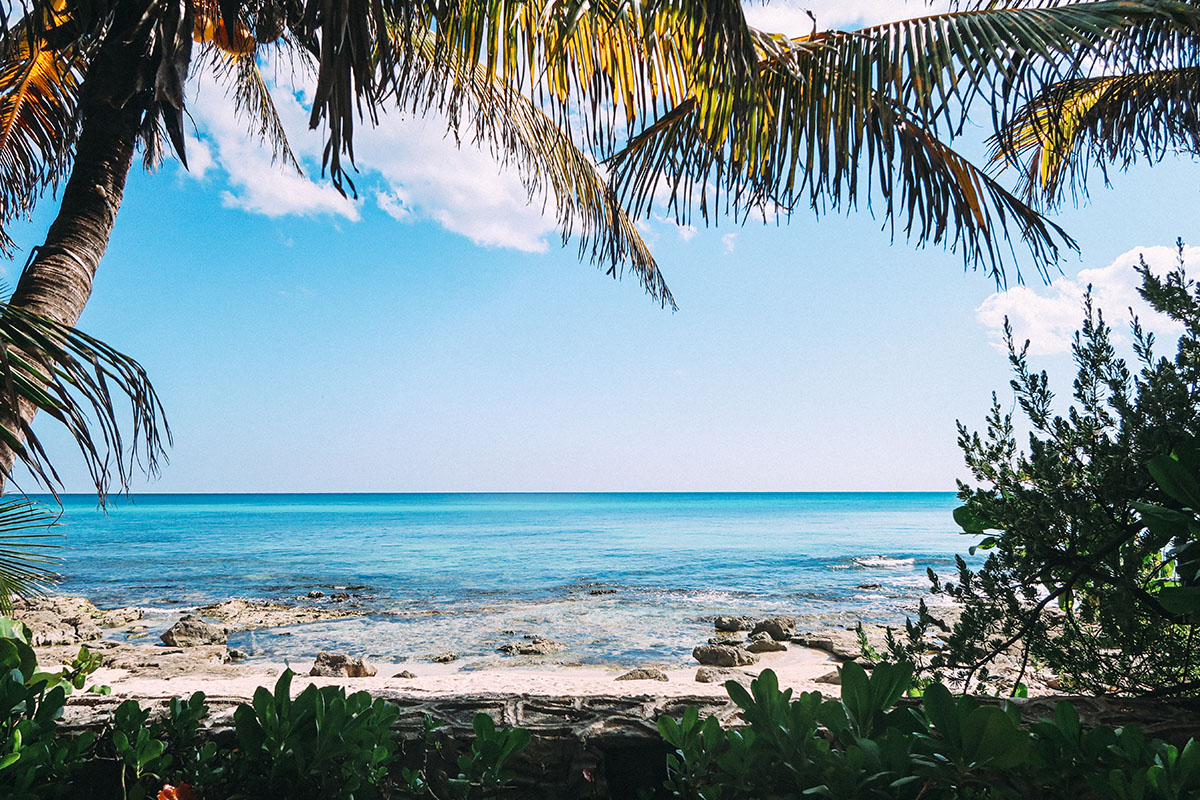
#> input picture M6 - Computer Vision/CV_projects/img/beach.jpg, 1200 x 800 px, found by its file name
$ python ig_filter.py
#> lines starting #> are read from the running program, lines starting #| are printed output that depends on the picture
import cv2
import numpy as np
import matplotlib.pyplot as plt
import os

print("OpenCV: ", cv2.__version__)


# upload

# fileitem = form['filename']
#
# # check if the file has been uploaded
# if fileitem.filename:
#     # strip the leading path from the file name
#     fn = os.path.basename(fileitem.filename)
#
#    # open read and write the file into the server
#     open(fn, 'wb').write(fileitem.file.read())


def imshow(img):
    plt.figure(figsize=(10, 7))
    plt.imshow(img, cmap="gray")
    plt.show()


PATH = "img/beach.jpg"
img = cv2.imread(PATH)
#> img is the input picture: shape (800, 1200, 3); mean B, G, R 151.5, 144.2, 122.5
rgb_img = cv2.cvtColor(img, cv2.COLOR_BGR2RGB)
hsv_img = cv2.cvtColor(img, cv2.COLOR_BGR2HSV)
#> hsv_img: shape (800, 1200, 3); mean H, S, V 84.2, 83.4, 160.8
gray = cv2.cvtColor(img, cv2.COLOR_BGR2GRAY)
# imshow(rgb_img)


print("img.shape:", img.shape)
#| img.shape: (800, 1200, 3)

print(type(img))
#| <class 'numpy.ndarray'>


# print(type(rgb_img))

# split
B = rgb_img[:, :, 0]
G = rgb_img[:, :, 1]
R = rgb_img[:, :, 2]

# black
k = np.zeros(rgb_img.shape[:2], dtype="uint8")

# white
w = np.zeros(rgb_img.shape[:2], dtype="uint8")
w[:, :] = [255]

# red filter
red = cv2.merge([R, k, k])

# blue filter
blue = cv2.merge([k, k, B])

# green filter
green = cv2.merge([k, G, k])

# mask


# Dark
pixel_values = np.ones(img.shape, dtype="uint8") * 50
darker_img = cv2.add(img, pixel_values)

# Bright
pixel_values = np.ones(img.shape, dtype="uint8") * 200
bright_img = cv2.add(img, pixel_values)


# red filter
opacity = 0.95
img_2w = cv2.addWeighted(red, opacity, rgb_img, 1 - opacity, 0)
img_2w_red = cv2.addWeighted(img_2w, opacity, rgb_img, 1 - opacity, 0)


# green filter
opacity = 0.35
img_2w = cv2.addWeighted(green, opacity, rgb_img, 1 - opacity, 0)
img_2w_green = cv2.addWeighted(img_2w, opacity, rgb_img, 1 - opacity, 0)


# blue filter
opacity = 0.35
img_2w = cv2.addWeighted(blue, opacity, rgb_img, 1 - opacity, 0)
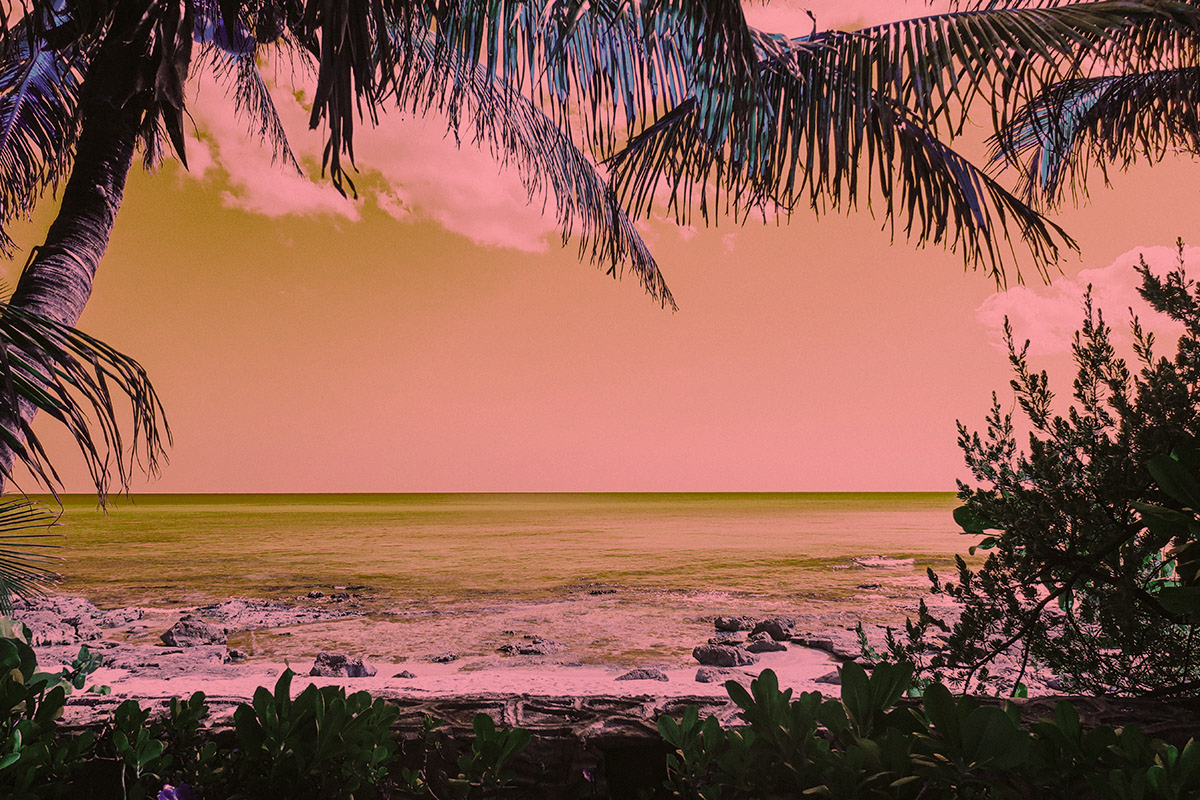
#> img_2w: shape (800, 1200, 3); mean of channels 0, 1, 2 79.6, 93.7, 141.4; drawn as B, G, R
img_2w_blue = cv2.addWeighted(img_2w, opacity, rgb_img, 1 - opacity, 0)


# sharpen red
kernel = np.array([[-1, -1, -1], [-1, 9, -1], [-1, -1, -1]])
img_sharp_red = cv2.filter2D(img_2w_red, -1, kernel)
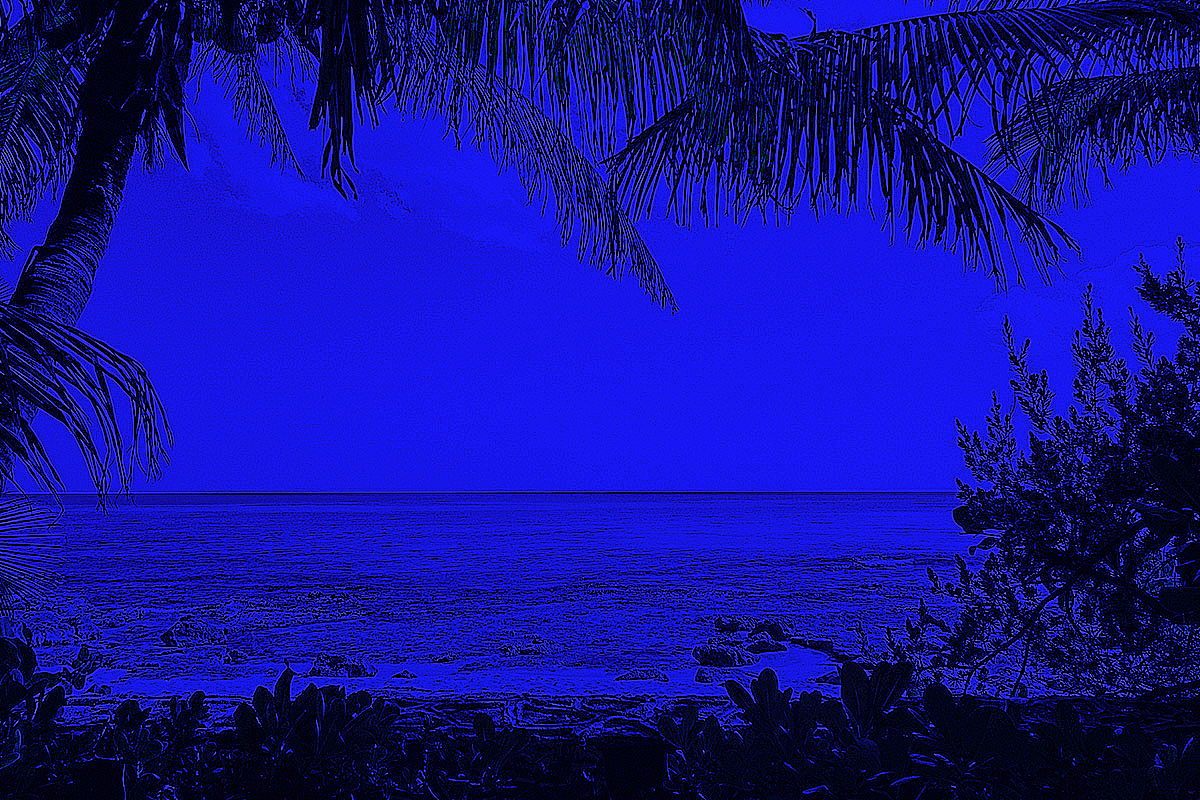
#> img_sharp_red: shape (800, 1200, 3); mean of channels 0, 1, 2 148.2, 17.8, 18.4; drawn as B, G, R

# sharpen green
kernel = np.array([[-1, -1, -1], [-1, 9, -1], [-1, -1, -1]])
img_sharp_green = cv2.filter2D(img_2w_green, -1, kernel)

# sharpen blue
kernel = np.array([[-1, -1, -1], [-1, 9, -1], [-1, -1, -1]])
img_sharp_blue = cv2.filter2D(img_2w_blue, -1, kernel)

# black&white
kernel = np.array([[-1, -1, -1], [-1, 9, -1], [-1, -1, -1]])
img_bw = cv2.filter2D(gray, -1, kernel)
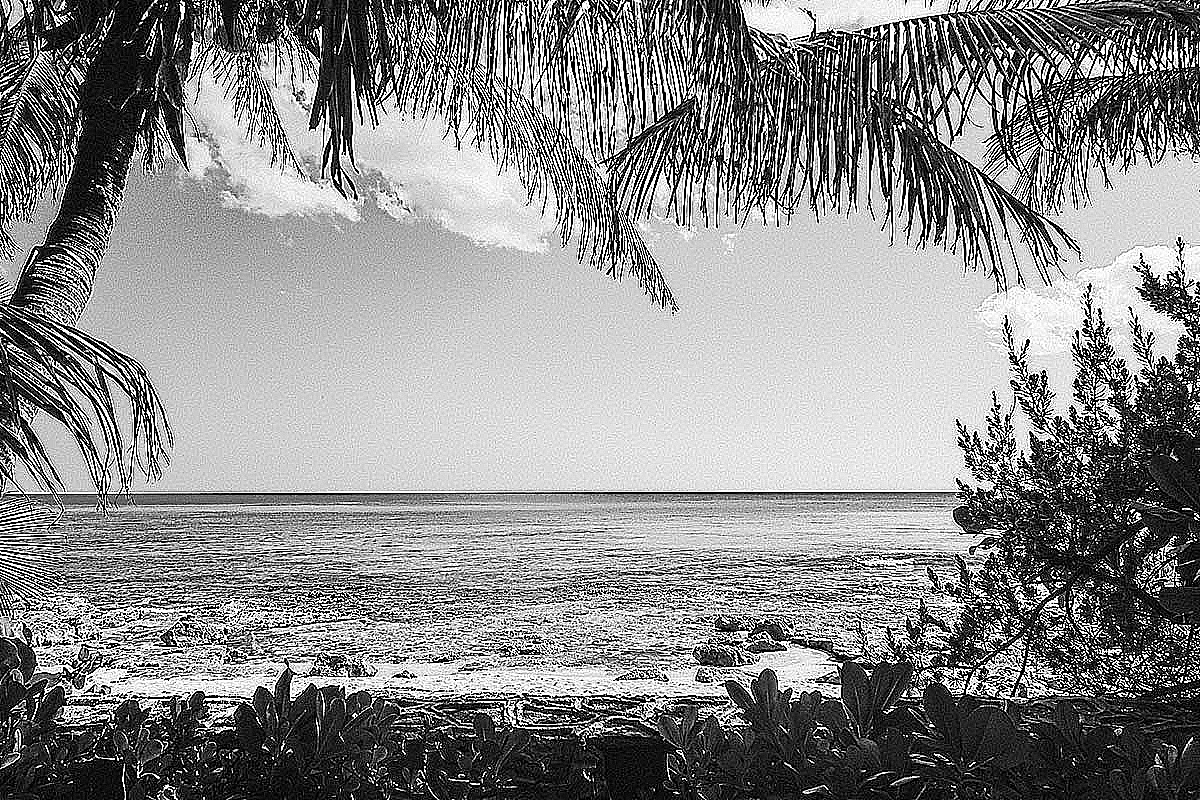
#> img_bw: shape (800, 1200); min 0, max 255, mean 138.9


# 2nd layer
opacity_final = 0.2
img_final = cv2.addWeighted(img_sharp_red, opacity_final, img_2w_green, 1 - opacity_final, 0)
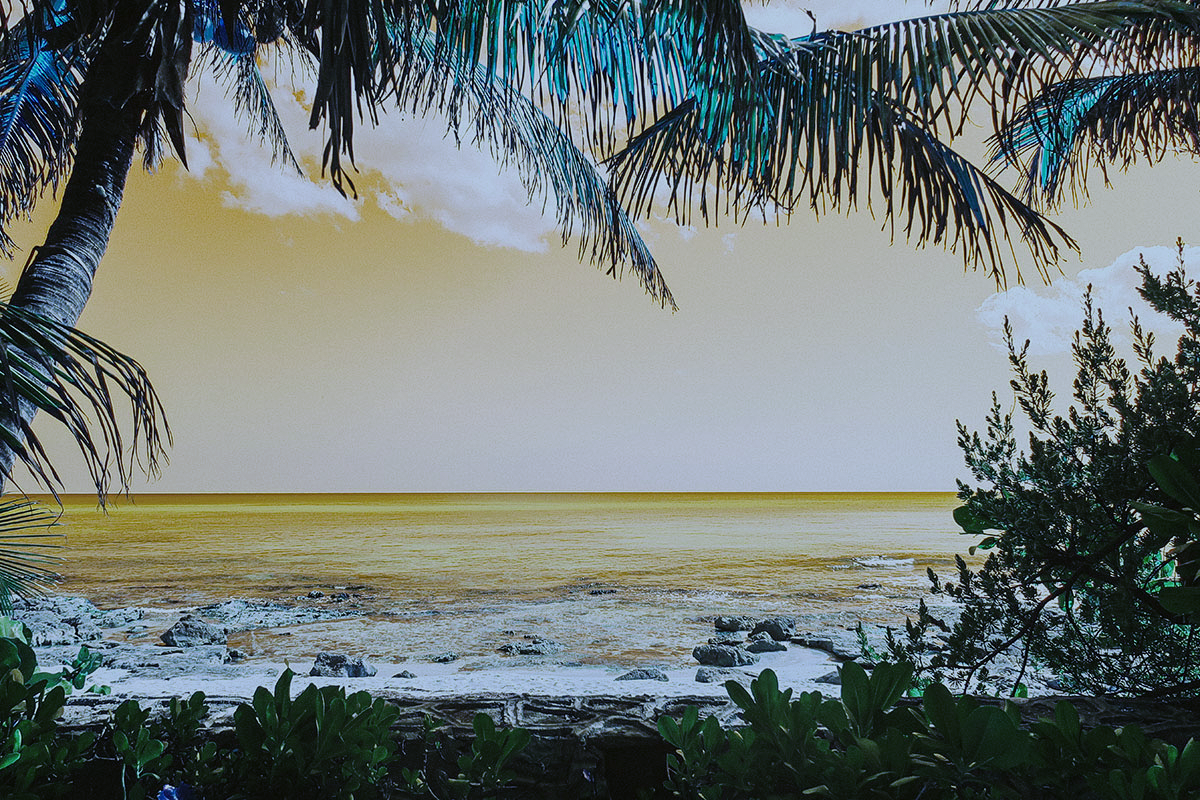
#> img_final: shape (800, 1200, 3); mean of channels 0, 1, 2 115.7, 118.9, 110.1; drawn as B, G, R


# [5 lines of commented-out code are left out]
imshow(img_bw)
# [6 lines of commented-out code are left out]

$ run again, with M6 - Computer Vision/CV_projects/img/1.jpg copied over M6 - Computer Vision/CV_projects/img/beach.jpg
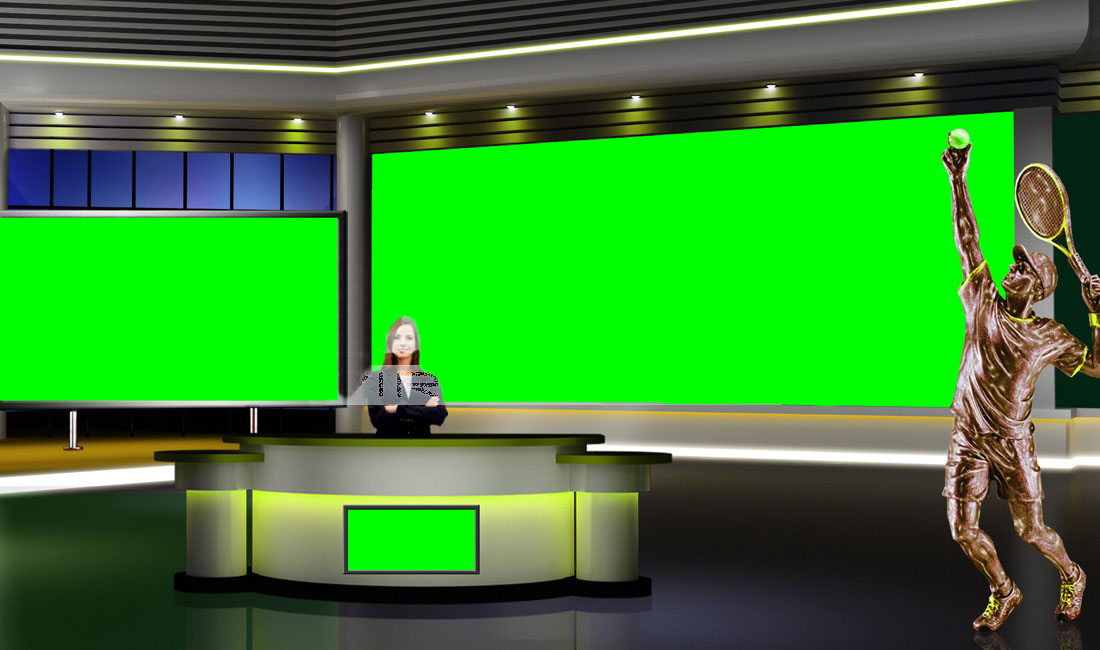
#> input picture M6 - Computer Vision/CV_projects/img/1.jpg, 1100 x 650 px, found by its file name
#> img is the input picture: shape (650, 1100, 3); mean B, G, R 46.7, 137.4, 55.6
#> hsv_img: shape (650, 1100, 3); mean H, S, V 51.6, 137.1, 142.7
#| img.shape: (650, 1100, 3)
#| <class 'numpy.ndarray'>
#> `img_bw = cv2.filter2D(gray, -1, kernel)`:
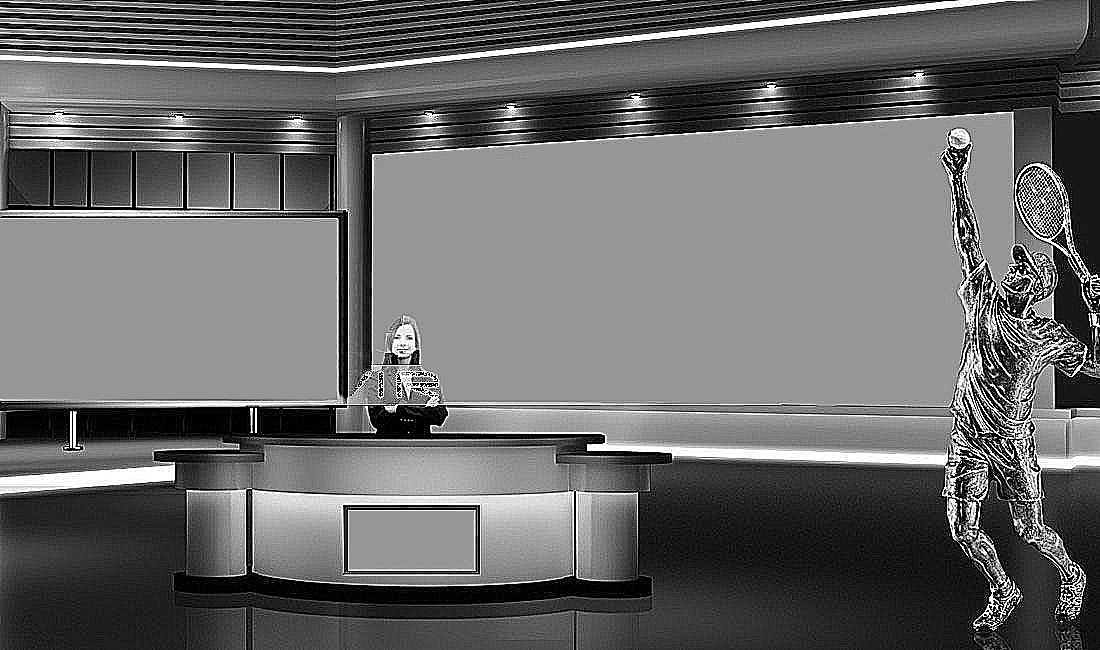
#> img_bw: shape (650, 1100); min 0, max 255, mean 104.7
#> `img_final = cv2.addWeighted(img_sharp_red, opacity_final, img_2w_green..`:
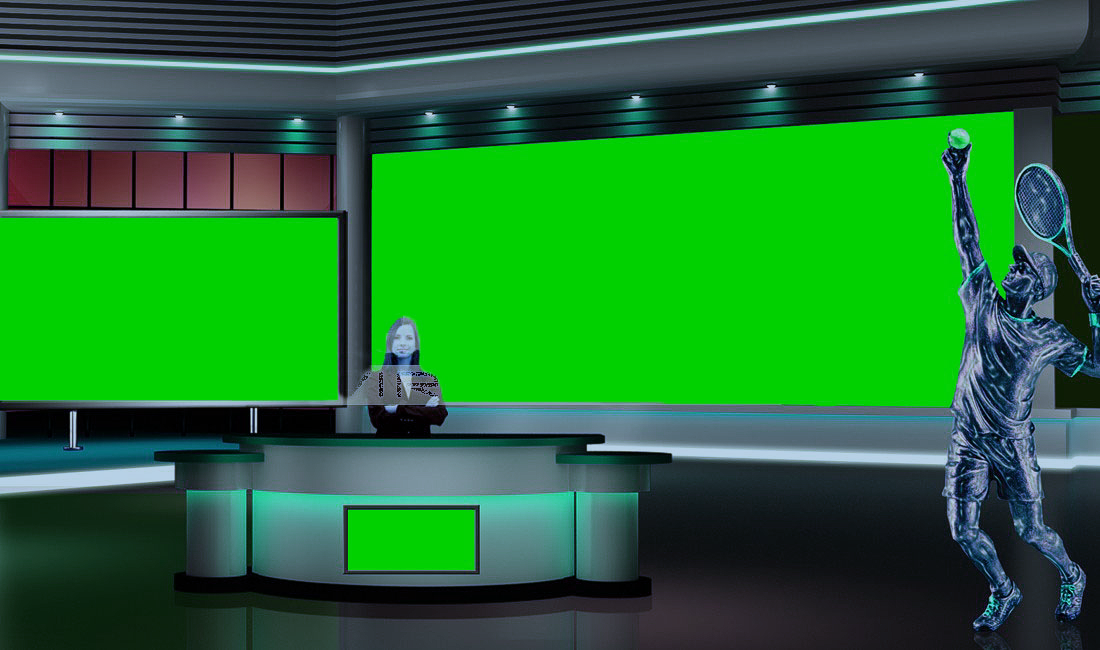
#> img_final: shape (650, 1100, 3); mean of channels 0, 1, 2 49.3, 112.8, 34; drawn as B, G, R

$ run again, with M6 - Computer Vision/CV_projects/img/bokeh.jpg copied over M6 - Computer Vision/CV_projects/img/beach.jpg
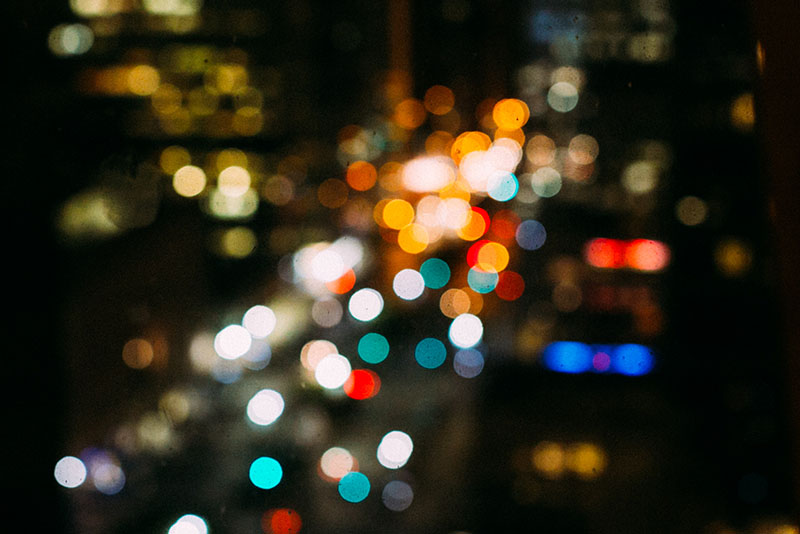
#> input picture M6 - Computer Vision/CV_projects/img/bokeh.jpg, 800 x 534 px, found by its file name
#> img is the input picture: shape (534, 800, 3); mean B, G, R 28.9, 43.6, 48.9
#> hsv_img: shape (534, 800, 3); mean H, S, V 46.2, 167.5, 55
#| img.shape: (534, 800, 3)
#| <class 'numpy.ndarray'>
#> `bright_img = cv2.add(img, pixel_values)`:
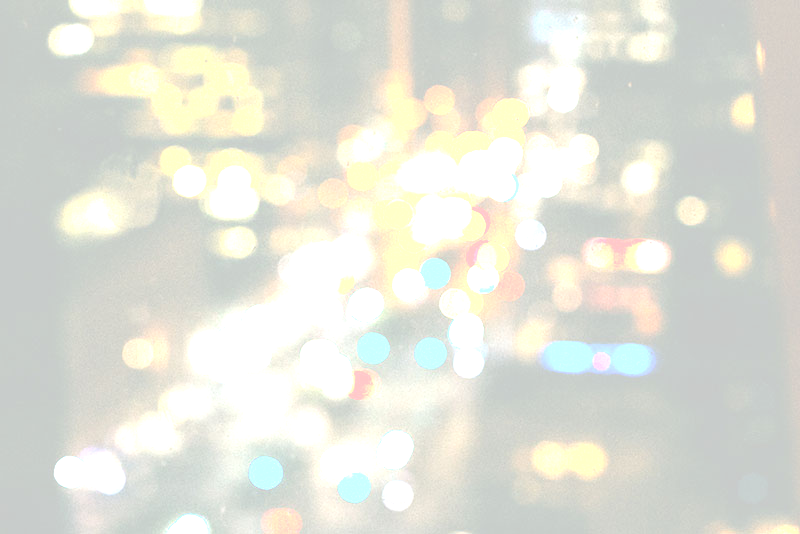
#> bright_img: shape (534, 800, 3); mean B, G, R 216.4, 226.5, 225.3
#> `img_final = cv2.addWeighted(img_sharp_red, opacity_final, img_2w_green..`:
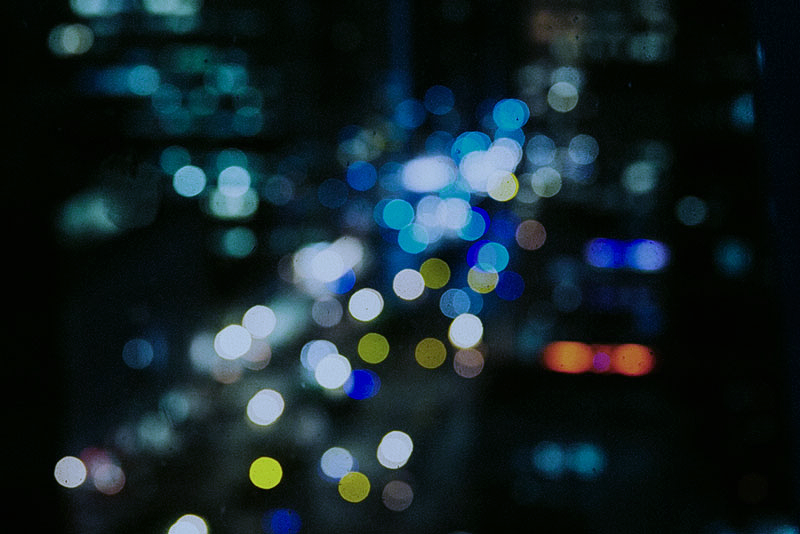
#> img_final: shape (534, 800, 3); mean of channels 0, 1, 2 40.9, 35.8, 21; drawn as B, G, R
